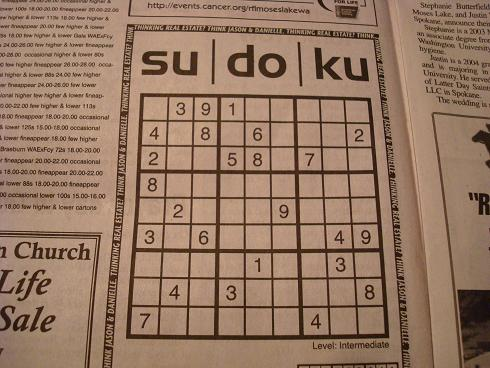
#> input picture Image_Data/sudoku.jpg, 490 x 368 px
$ jupyter execute Gradients.ipynb   (shell and % lines are left out)   (older library calls are emulated)
#> lines starting #> are read from the running program, lines starting #| are printed output that depends on the picture; after the words box and inside, x2 and y2 are one past the last pixel; in counts of white or black regions, pixels touching at a corner belong together
# Gradients
***

### Setup

[cell 1]
#notebook imports
import cv2
import numpy as np
import matplotlib.pyplot as plt

[cell 2]
# loading in images
sudoku = cv2.imread('../Image_Data/sudoku.jpg')
#> sudoku is the input picture: shape (368, 490, 3); mean B, G, R 99.6, 120.7, 150.8
sudoku = cv2.cvtColor(sudoku, cv2.COLOR_BGR2RGB)
gray_sudoku = cv2.cvtColor(sudoku, cv2.COLOR_RGB2GRAY)
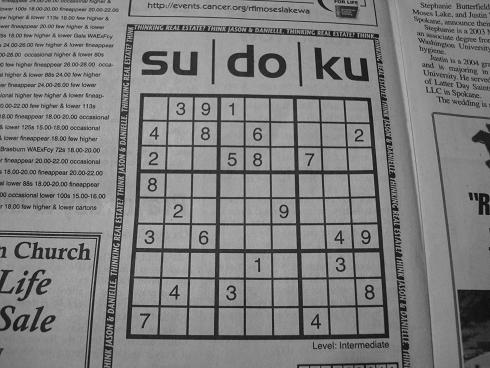
#> gray_sudoku: shape (368, 490); min 4, max 196, mean 127.3

[cell 3]
# method to view images
def view_img(img):
    fig = plt.figure(figsize=(10,10))
    ax = fig.add_subplot(111)
    ax.imshow(img, cmap='gray')

***
### Sobel Operator
The sobel operator is used process images to emphasize edges for edge detection. The sobel operator calculates derivative approximations in both the x and y directions, up to the 3rd degree using a kernel. The x-direction increases to the right, and the y-direction increases downward when taking the derivatives.

Link to the math and sobel kernel: https://en.wikipedia.org/wiki/Sobel_operator

Let's say I'm tasked with finding remaining open spots on a sudoku grid. I can use the sobel operator combined with other image processing techniques such as blending and thresholding to successfully process this image. The original image looks like this:

[cell 4]
plt.imshow(sudoku)

The following is the opencv code for processing an image using the sobel operator and the first derivative in the x-direction. The kernel applied is of size 3. An important note is that the datatype of the resulting image is changed to 64 bit floating point numbers, or the datatype corresponding to double. This is done because some edges may be missed because all negative slopes using the uint8 datatype will automatically be set to zero.

[cell 5]
# xsobel
sobelx = cv2.Sobel(src=gray_sudoku, ddepth=cv2.CV_64F, dx=1, dy=0, ksize=3)
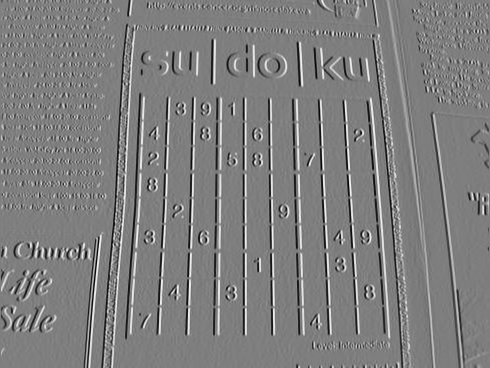
#> sobelx: shape (368, 490) float64; min -566, max 571, mean -0.5; drawn with min black and max white
view_img(sobelx)

The resulting image in the y-direction can also be calculated using the sobel operator.

[cell 6]
# ysobel
sobely = cv2.Sobel(src=gray_sudoku, ddepth=cv2.CV_64F, dx=0, dy=1, ksize=3)
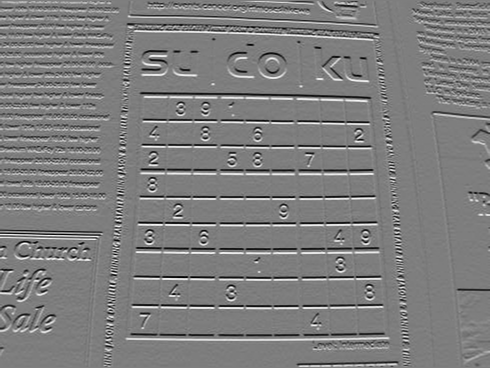
#> sobely: shape (368, 490) float64; min -532, max 544, mean -0.2; drawn with min black and max white
view_img(sobely)

Now we can use blending to highlight the squares in both directions.

[cell 7]
combined = cv2.addWeighted(src1=sobelx, alpha=0.5, src2=sobely, beta=0.5, gamma=0)
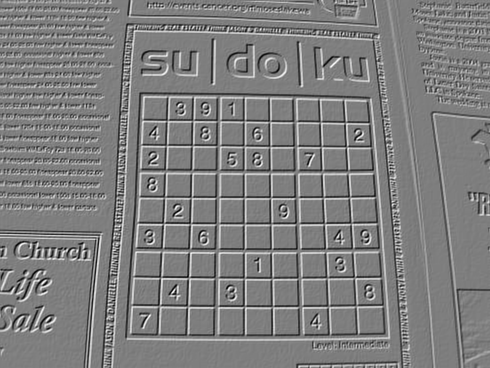
#> combined: shape (368, 490) float64; min -375, max 378, mean -0.4; drawn with min black and max white
view_img(combined)

Finally, we can use thresholding to convert it into a binary image. The squares are very pronounced, and the open spots can easily be seen.

[cell 8]
ret, result = cv2.threshold(src=combined, thresh=45, maxval=255, type=cv2.THRESH_BINARY)
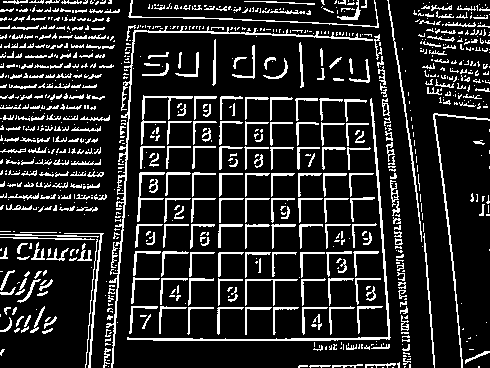
#> result: shape (368, 490) float64; 15.5% white in thin lines or dots
view_img(result)

The resulting image should now be ready for other operations such as edge detection to detect the sudoku square and open square spaces.

***
### Laplacian Derivatives
Another way to process an image for edge detection is Laplacian derivatives. When the kernel size for the Laplacian is > 1, the second derivatives in both the x and y directions are calculated using the Sobel operator and added together. If the kernel size is 1, or the default, then the image is filtered using a separate Laplacian convolutional kernel.

Math and method description: https://docs.opencv.org/master/d5/d0f/tutorial_py_gradients.html

The following example uses the default Laplacian kernel.

[cell 9]
# laplacian
laplacian = cv2.Laplacian(src=gray_sudoku, ddepth=cv2.CV_64F)
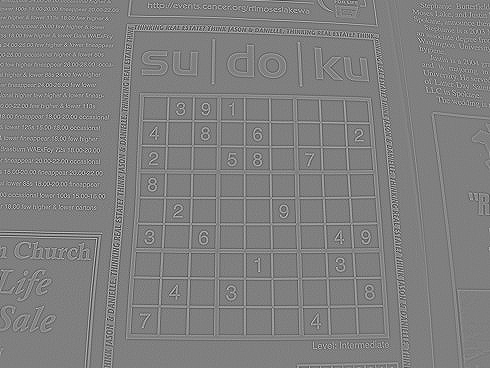
#> laplacian: shape (368, 490) float64; min -424, max 422, mean 0; drawn with min black and max white
view_img(laplacian)

We can then apply thresholding like before to achieve similar results.

[cell 10]
ret, resultL = cv2.threshold(src=combined, thresh=52, maxval=255, type=cv2.THRESH_BINARY)
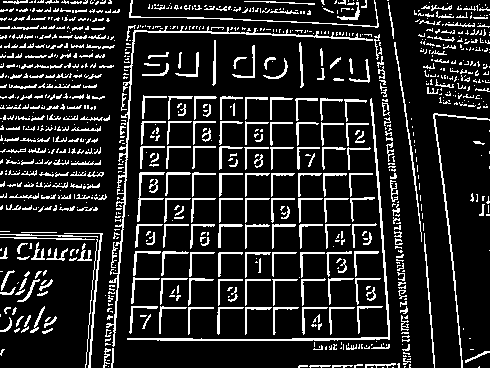
#> resultL: shape (368, 490) float64; 14.7% white in thin lines or dots
view_img(resultL)

$ run again, with Image_Data/flowers.jpg copied over Image_Data/sudoku.jpg
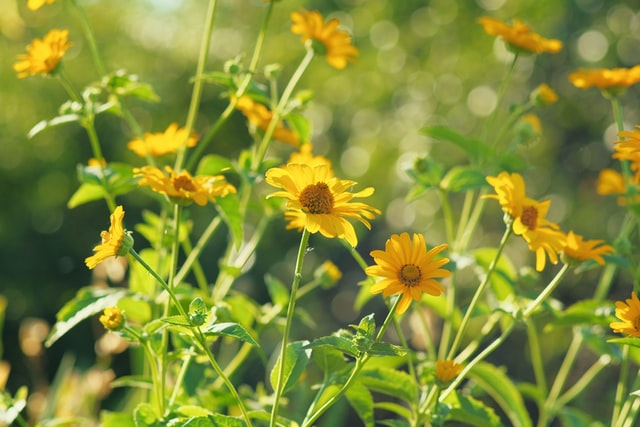
#> input picture Image_Data/flowers.jpg, 640 x 427 px
#> sudoku is the input picture: shape (427, 640, 3); mean B, G, R 55, 140.6, 131.4
#> `ret, result = cv2.threshold(src=combined, thresh=45, maxval=255, type=..`:
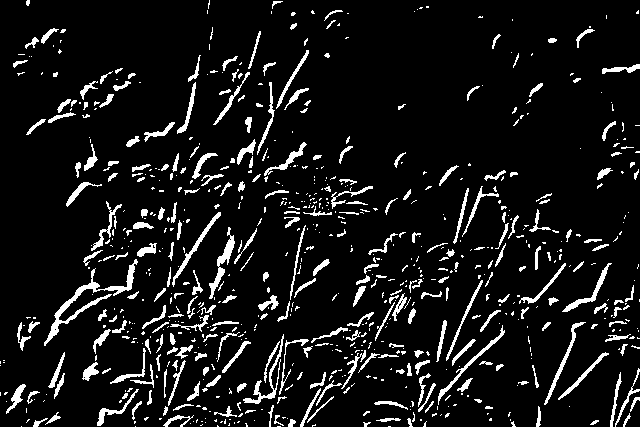
#> result: shape (427, 640) float64; 8.8% white; 773 white regions (499 under 20 px), largest, box (x1, y1, x2, y2) and area: (44, 259, 138, 346) 986, (209, 227, 235, 299) 431, (243, 334, 284, 404) 397
#> `ret, resultL = cv2.threshold(src=combined, thresh=52, maxval=255, type..`:
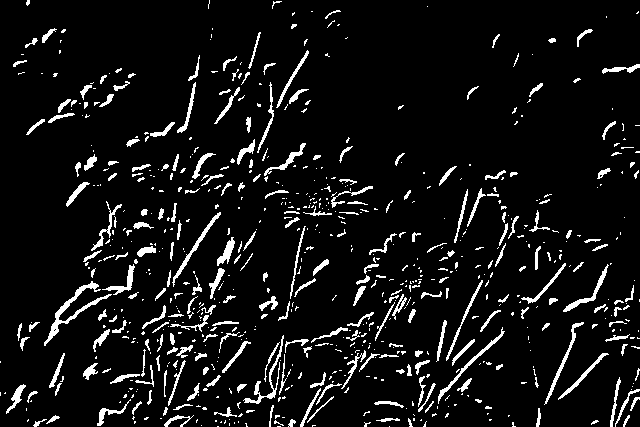
#> resultL: shape (427, 640) float64; 7.5% white in thin lines or dots
